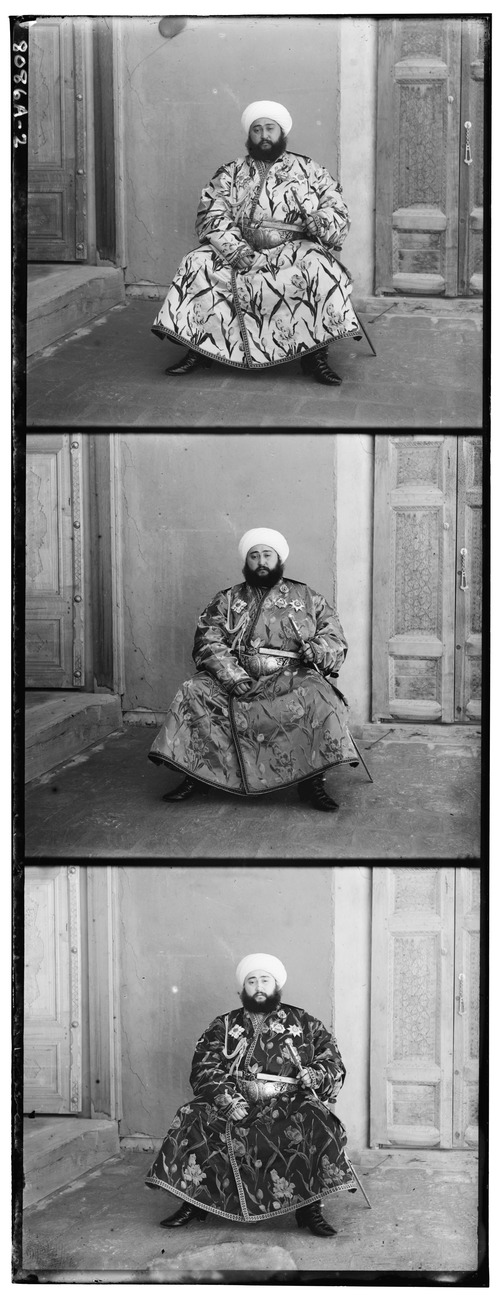
#> input picture emir.jpg, 500 x 1300 px
$ python Feature_alignment.py
#> lines starting #> are read from the running program, lines starting #| are printed output that depends on the picture
#This is based around the OpenCV course CV1 where we match features in an image-
#-channels aren't aligned, hence creating distorted images.
# 1. **Step 1**: Read Image
# 2. **Step 2**: Detect Features
# 3. **Step 3**: Match Features
# 4. **Step 4**: Calculate Homography
# 5. **Step 5**: Warping Image
# 6. **Step 6**: Merge Channels
#

import cv2
import numpy as np
import matplotlib.pyplot as plt
#get_ipython().magic('matplotlib inline')


import matplotlib
matplotlib.rcParams['figure.figsize'] = (10.0, 10.0)
matplotlib.rcParams['image.cmap'] = 'gray'

# Read 8-bit color image.
# This is an image in which the three channels are
# concatenated vertically.
im =  cv2.imread("emir.jpg", cv2.IMREAD_GRAYSCALE)
#> im is the input picture: shape (1300, 500); min 0, max 255, mean 136.5

# Find the width and height of the color image
sz = im.shape
#> sz = (1300, 500)
print(sz)
#| (1300, 500)

height = int(sz[0]/3);
#> height = 433
width = sz[1]
#> width = 500

# Extract the three channels from the gray scale image
# and merge the three channels into one color image
im_color = np.zeros((height,width,3), dtype=np.uint8 )
for i in range(0,3) :
    im_color[:,:,i] = im[ i * height:(i+1) * height,:]
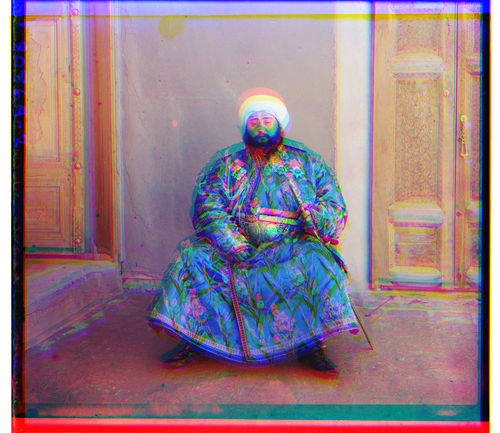
#> im_color: shape (433, 500, 3); mean of channels 0, 1, 2 135, 124.6, 149.5; drawn as B, G, R


blue = im_color[:,:,0]
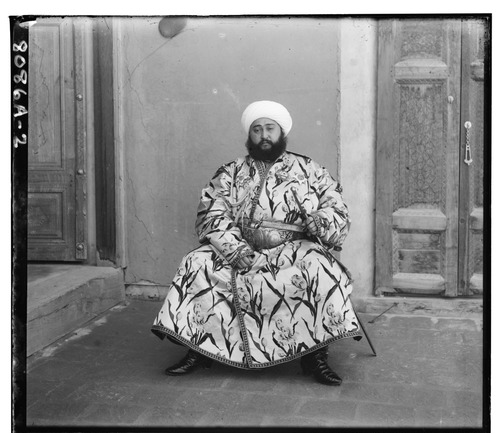
#> blue: shape (433, 500); min 0, max 255, mean 135
green = im_color[:,:,1]
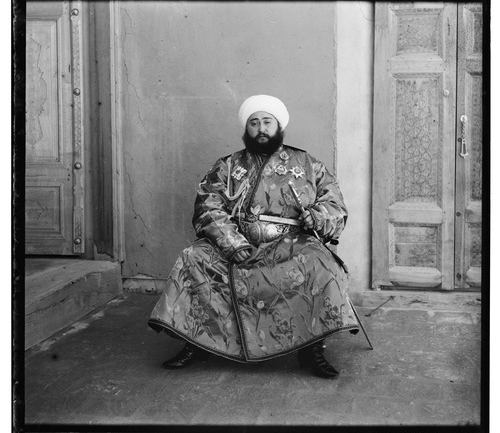
#> green: shape (433, 500); min 0, max 255, mean 124.6
red = im_color[:,:,2]
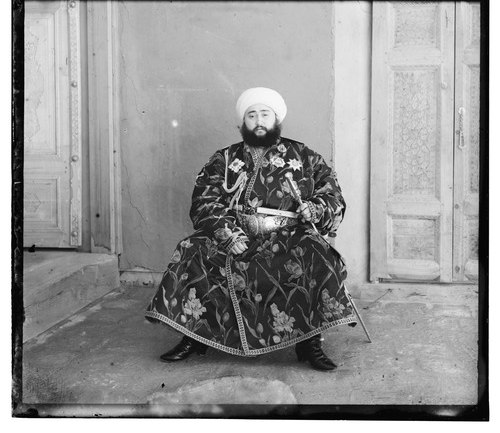
#> red: shape (433, 500); min 0, max 255, mean 149.5

plt.figure(figsize=(20,12))
plt.subplot(1,3,1)
plt.imshow(blue)
plt.subplot(1,3,2)
plt.imshow(green)
plt.subplot(1,3,3)
plt.imshow(red)
plt.show()

#
# We will align Blue and Red frame to the Green frame.
#
# If you align blue and red channels, it might not give very good results since they are visually very different. You may have to do a lot parameter tuning ( MAX_FEATURES, GOOD_MATCH_PERCENT, etc) to get them aligned. On the other hand, Blue and Green channels are reasonably similar. Thus, taking green as the base channel will produce best results.
#
# We detect ORB features in the 3 frames. Although we need only 4 features to compute the homography, typically hundreds of features are detected in the two images. We control the number of features using the parameter `MAX_FEATURES` in the Python code.

###
### YOUR CODE HERE
MAX_FEATURES = 100000
GOOD_MATCH_PERCENT = 0.00489
###
###
### YOUR CODE HERE
orb = cv2.ORB_create(MAX_FEATURES)
keypointsBlue, descriptorsBlue = orb.detectAndCompute(blue, None)
#> keypointsBlue = 6731 keypoints; strongest (x, y, size): (216, 226, 31), (356, 325, 31), (208, 339, 31), (208, 286, 31)
keypointsRed, descriptorsRed = orb.detectAndCompute(red, None)
#> keypointsRed = 5781 keypoints; strongest (x, y, size): (287, 165, 31), (286, 164, 37.2), (342, 206, 31), (288, 162, 31)
keypointsGreen, descriptorsGreen = orb.detectAndCompute(green, None)
#> keypointsGreen = 5750 keypoints; strongest (x, y, size): (327, 243, 31), (337, 242, 31), (261, 217, 31), (329, 242, 31)
###

plt.figure(figsize=[20,10])
img2 = cv2.drawKeypoints(blue, keypointsBlue, None, color=(255,0,0), flags=cv2.DRAW_MATCHES_FLAGS_DRAW_RICH_KEYPOINTS)
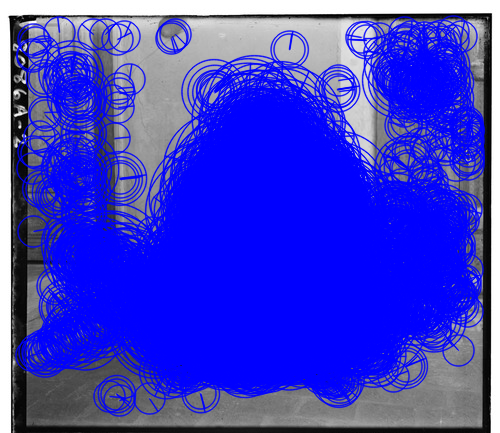
#> img2: shape (433, 500, 3); mean of channels 0, 1, 2 204.7, 61.8, 61.8; drawn as B, G, R
plt.subplot(131);plt.imshow(img2[...,::-1])

img2 = cv2.drawKeypoints(green, keypointsGreen, None, color=(0,255,0), flags=cv2.DRAW_MATCHES_FLAGS_DRAW_RICH_KEYPOINTS)
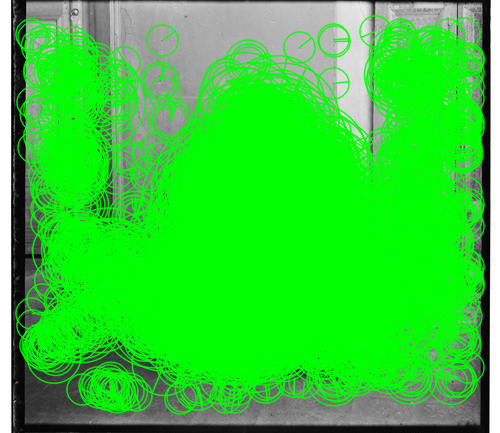
#> img2: shape (433, 500, 3); mean of channels 0, 1, 2 51.6, 207.2, 51.6; drawn as B, G, R
plt.subplot(132);plt.imshow(img2[...,::-1])

img2 = cv2.drawKeypoints(red, keypointsRed, None, color=(0,0,255), flags=cv2.DRAW_MATCHES_FLAGS_DRAW_RICH_KEYPOINTS)
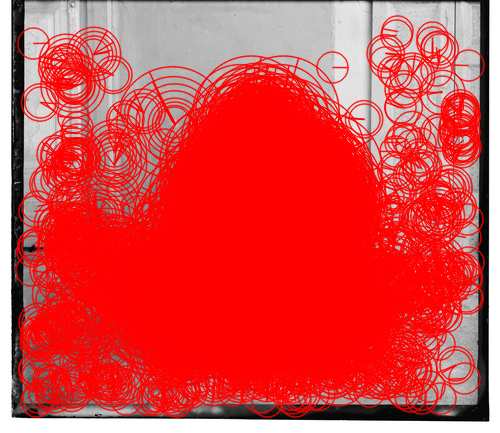
#> img2: shape (433, 500, 3); mean of channels 0, 1, 2 73.2, 73.2, 219.2; drawn as B, G, R
plt.subplot(133);plt.imshow(img2[...,::-1])

# You need to find the matching features in the Green channel and blue/red channel, sort them by goodness of match and keep only a small percentage of original matches. We finally display the good matches on the images and write the file to disk for visual inspection. Use the hamming distance as a measure of similarity between two feature descriptors.
#
# Let's first match features between blue and Green channels.
# Match features.
###
### YOUR CODE HERE
matches = cv2.DescriptorMatcher_create(cv2.DESCRIPTOR_MATCHER_BRUTEFORCE_HAMMING)
matchesBlueGreen = matches.match(descriptorsBlue, descriptorsGreen, None)
#> matchesBlueGreen = 6731 matches

###
# Match features between blue and Green channels
###
### YOUR CODE HERE
###

# Sort matches by score
#> (the run stopped early here; a loop or call above may not have finished)
